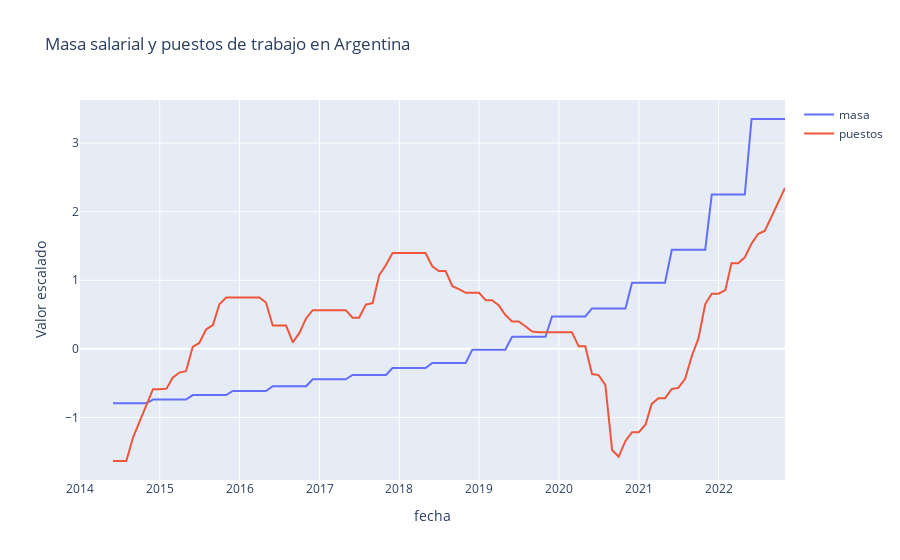

Notebook cell for this chart:
### Markdown cell above
<p align="justify">
Como vemos tenemos ahora curvas más suaves que mostrar y eliminamos los picos que se producen por el sac. En consecuencia, se pierden los 6 primeros periodos ya que no se pueden calcular.
<br><br>
Podemos ver otras funciones con rolling también tal vez queramos ver cual fue el valor máximo y de esta manera vamos a tener escalones.

### Code cell
fig = px.line(sal_esc.rolling(6).max(), x=sal_esc.index, y=['masa', 'puestos'], title='Masa salarial y puestos de trabajo en Argentina',
              labels={'value': 'Valor escalado', 'variable': '', 'date': 'Fecha'})

# Mostrar el gráfico
fig.show()
